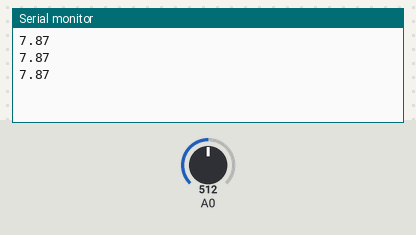
Simulated run of this sketch. Board: Arduino Uno, built with avr-gcc and run on an emulated ATmega328P. Parts: the last lines printed to the serial monitor. The inputs (shaded band) are chosen by the test bench; at power-on: A0 = 512.

Above: at 1.3 s.
1.4 s: A0 set to 716
At 1.9 s:
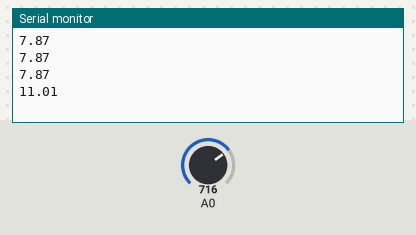
2.9 s: A0 set to 900
At 3.4 s:
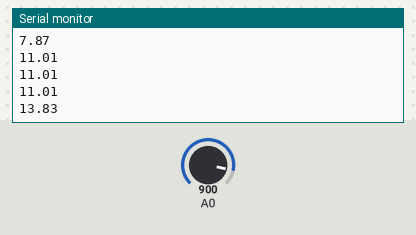
Timing chart, 0 to 5.9 s (numbered marks = the images above; inputs shaded):
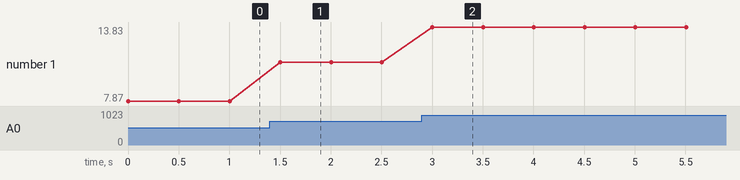

Measured:
- after the input at 1.4 s, the serial monitor: prints a new line after 0.10 s (image 1)
- after the input at 2.9 s, the serial monitor: prints a new line after 0.10 s (image 2)
- plotted number 1: 7.87 → 11.01 after the input at 1.4 s, 11.01 → 13.83 after the input at 2.9 s

The sketch:

vd_testbench.ino
```cpp
#include <MUX.h>
#include <VoltageDivider.h>

VoltageDivider VD( A0, 9910, 4620, 5.0 );

void setup() {
  Serial.begin( 9600 );
  VD.begin();
}

void loop() {
  Serial.println( VD.voltage(), 2 );
  delay( 500 );
}
```
